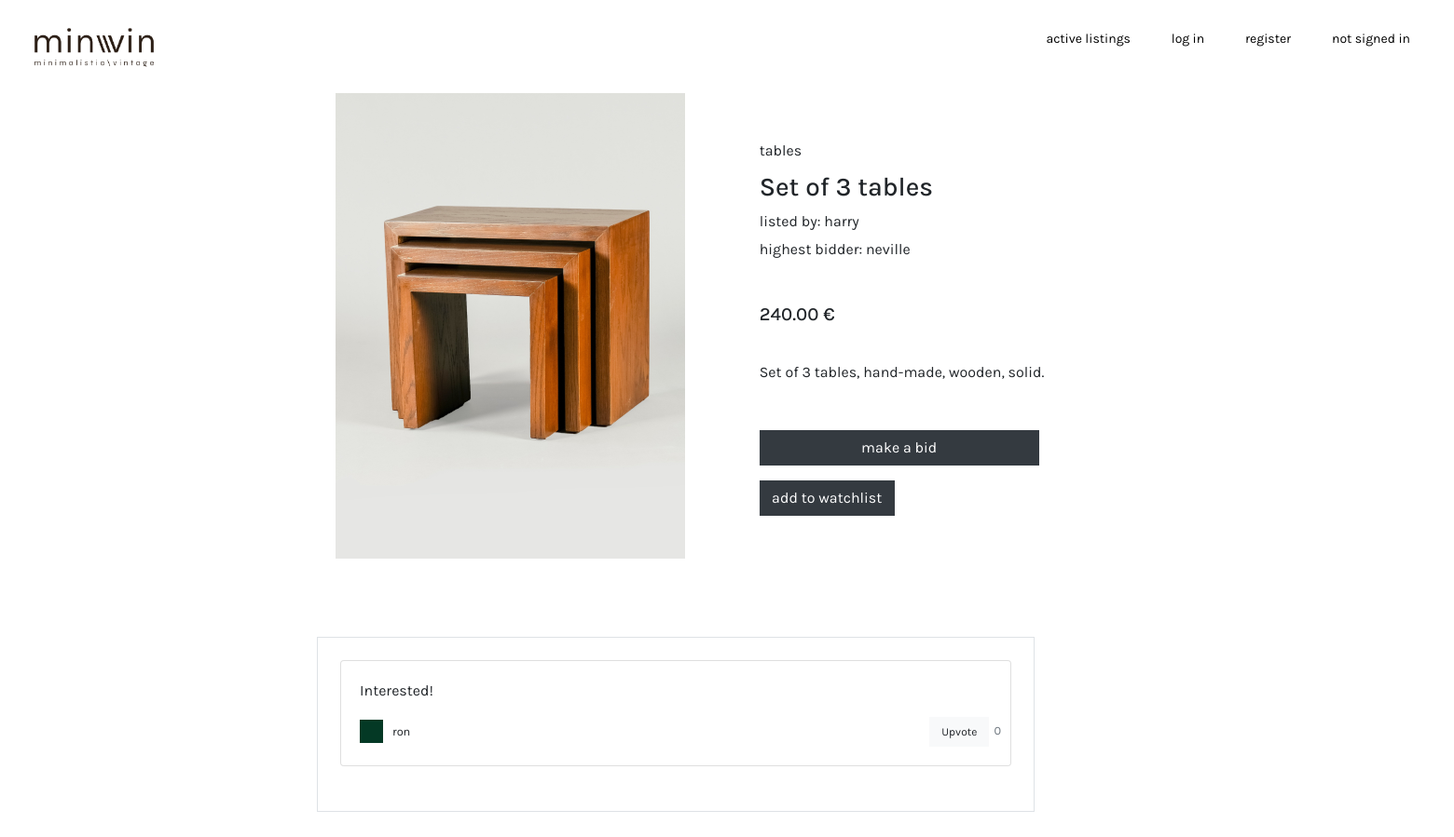
The app's page /auctions/2 with its own data.
### auctions/models.py (models this page shows, shortened)
class Listing(models.Model):
    categories=[
        ("CH","chairs"),
        ("CA","cabinets"),
        ("SO","sofas"),
        ("TA","tables"),
        ("DE","decor"),
        ("OT","others")
    ]
    id          = models.AutoField(primary_key=True)
    title       = models.CharField(max_length=64)
    description = models.CharField(max_length=280)
    price       = models.DecimalField(max_digits=7, decimal_places=2)
    category    = models.CharField(max_length=10, choices=categories, default="others")
    status      = models.BooleanField(default="True")
    photo       = models.ImageField(
        upload_to='images_uploaded',
        height_field=None,
        width_field=None,
        default='auctions/static/images/01.jpg'
        )
    owner       = models.ForeignKey(User, on_delete=models.CASCADE, related_name='owner', null=True)
    date        = models.DateField(default=(2023-10-20))
    bidder      = models.CharField(max_length=64, default="no one has made a bit yet.")

class User(AbstractUser):
    id           = models.AutoField(primary_key=True)
    watchlist    = models.ManyToManyField('auctions.Listing', related_name='watchlist', blank=True)
    profile_photo = models.ImageField(
        upload_to='user_profiles',
        height_field=None,
        width_field=None,
        default='auctions/static/User01.png'
        )

class Comment(models.Model):
    id          = models.AutoField(primary_key=True)
    listing     = models.ForeignKey(Listing, on_delete=models.CASCADE, related_name='listing')
    text        = models.CharField(max_length=280)
    created_on  = models.DateField(auto_now_add=True)
    owner       = models.ForeignKey(User, on_delete=models.CASCADE, related_name='commenter', null=True)
    upvotes     = models.IntegerField()
    upvoters    = models.ManyToManyField(User, related_name='upvoter', blank=True)
    class Meta:
        ordering = ['created_on']

### auctions/views.py (the view)
# urls.py: path("auctions/<int:listing_id>", views.list, name="listing"),
def list(request, listing_id):
    listing=Listing.objects.get(id=listing_id)
    comments=Comment.objects.filter(listing=listing_id)
    return render(request, "auctions/listing.html",{
        "listing": listing,
        "comments": comments
    })

### auctions/templates/auctions/listing.html (shortened to what this page needs)
{% extends "auctions/layout.html" %}
{% block body %}
<div class="d-flex justify-content-center">
        <img src="{{ listing.photo.url }}" alt="Listing photo" width="375" height="500">
        <div class="d-flex flex-column align-items-left" style="margin: 80px">
            <div style="margin-bottom: 10px; margin-top: -30px">
                {{listing.get_category_display}}
            </div>
            <div>
                <h3>{{listing.title}}</h3>
            </div>
            <div style="margin-bottom: 0px">
                <p>listed by: {{listing.owner}}</p>
            </div>
            <div style="margin-top: -10px; margin-bottom: 30px">
                <p>highest bidder: {{listing.bidder}}</p>
            </div>
            <div>
                <h5>{{listing.price}} €</h5>
            </div>
            <div style="margin-top: 30px">
                {{listing.description}}
            </div>
            <div style="margin-top: 50px">
                {% if listing.status %}
                    <div class="form-group" style="width: 300px;">
                        <a href="{% url 'bid' listing_id=listing.id %}" class="btn btn-dark" style="width:300px">
                            make a bid
                        </a>
                    </div>
                {% else %}
                sold
                {% endif %}
            </div>
            <div class="row" style="margin-left:0px;">
                <div>
                    <form action="{% url 'watchlist' user_id=user.id listing_id=listing.id %}" method="POST" enctype='multipart/form-data'>
                        <input class="btn btn-dark" style="width:145px; margin-right:10px;" type="submit" value="add to watchlist">
                    </form>
                </div>
            </div>
        </div>
    </div>
<div class="row d-flex justify-content-left" style="width:1600px; height:500px; margin-left:25px; margin-top:50px;">
    <div class="col-md-8 col-lg-6">
      <div class="card shadow-0 border" style="background-color: #ffffff; border-radius: 0rem;">
        <div class="card-body p-4">
        {% for comment in comments %}
            <div class="card mb-4">
            <div class="card-body">
                <p>{{comment.text}}</p>
                    <div class="d-flex justify-content-between">
                        <div class="d-flex flex-row align-items-center">
                            <div style="margin-right:10px;">
                            <img src="{{ comment.owner.profile_photo.url }}" alt="avatar" width="25" height="25">
                            </div>
                            <p class="small mb-0 ms-2">{{comment.owner}}</p>
                        </div>
                        <div class="d-flex flex-row align-items-center">
                            <form action="{% url 'upvote' listing_id=listing.id comment_id=comment.id %}" method="POST" enctype='multipart/form-data'>
                                <div class="row">
                                <input class="btn btn-light" style="border-radius:0rem; font-size:12px; margin:0px;" type="submit" value="Upvote">
                                <p class="small text-muted mb-0" style="margin: 5px;">{{ comment.upvotes }}</p>
                                </div>
                            </form>
                        </div>
                    </div>
                </div>
                </div>
        {% endfor %}
        </div>
        </div>
    </div>
</div>
{% endblock %}

### auctions/static/auctions/styles.css (style rules this page uses)
body { font-family: "Karla", "Arial", sans-serif; background-color: white; align-items: center; justify-content: center; padding-top: 100px; padding-bottom: 50px; padding-right: 300px; padding-left: 300px; }
.btn-dark { border-radius: 0rem; }

### records on screen
Listing: photo (picture), category "tables", title "Set of 3 tables", owner "harry", bidder "neville", price "240.00", description "Set of 3 tables, hand-made, wooden, solid."
Comment: text "Interested!", owner.profile_photo (picture), owner "ron", upvotes "0"
